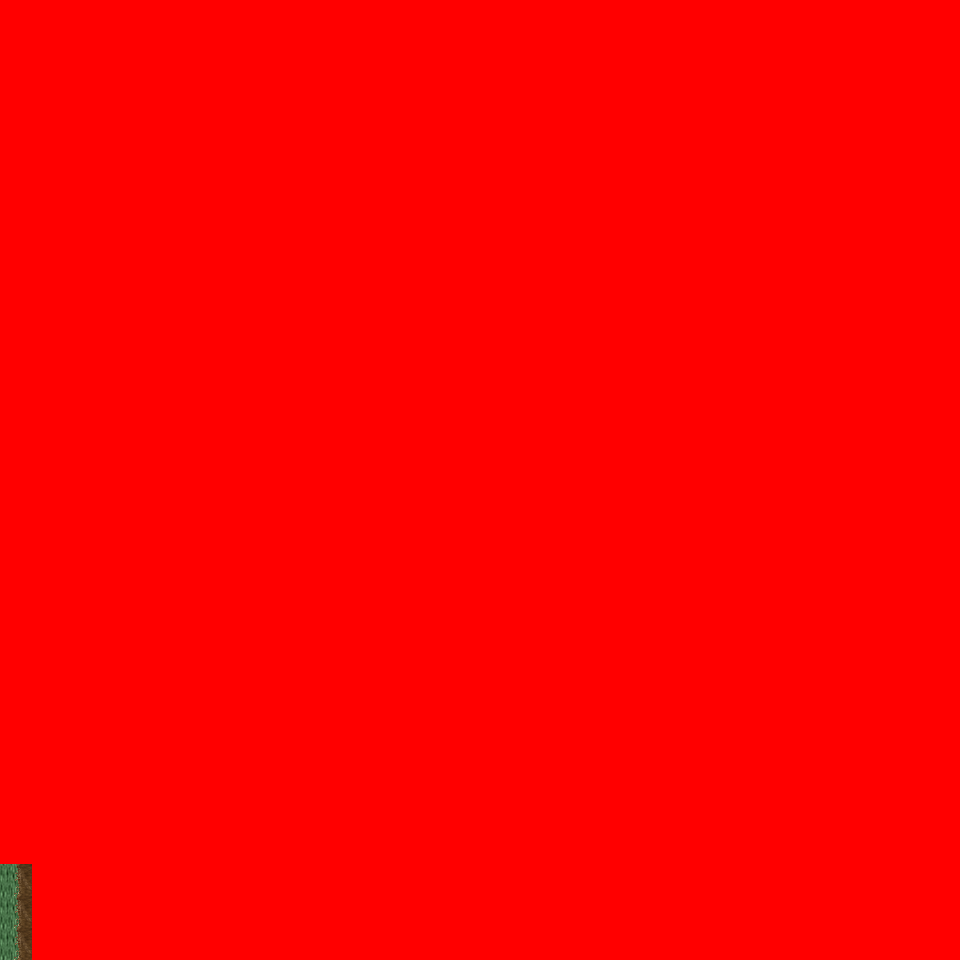

Rendered tile map (Tiled .tmx) drawn with the repository's tilesets; below, a short description and the map source with its tile grids summarised:
An orthogonal 30x30 tile map with 32x32 px tiles, 6 tile layers (Ground, Object, Object2, Above, ...), 8 tilesets and 2 objects (2x mapchange).

<map version="1.0" orientation="orthogonal" renderorder="right-down" width="30" height="30" tilewidth="32" tileheight="32" nextobjectid="3">
  <tileset firstgid="1" name="tileset_logic_collision" tilewidth="32" tileheight="32" tilecount="1" columns="1">
    <image source="../drawable/tileset_logic_collision.png" width="32" height="32" />
  </tileset>
  <tileset firstgid="2" name="tileset_ground_ground" tilewidth="32" tileheight="32" tilecount="33" columns="3">
    <image source="../drawable/tileset_ground_ground.png" width="96" height="352" />
  </tileset>
  <tileset firstgid="35" name="tileset_ground_ridge_earth_pale" tilewidth="32" tileheight="32" tilecount="96" columns="12">
    <image source="../drawable/tileset_ground_ridge_earth_pale.png" width="384" height="256" />
  </tileset>
  <tileset firstgid="131" name="tileset_ground_ridge_earth_dark" tilewidth="32" tileheight="32" tilecount="96" columns="12">
    <image source="../drawable/tileset_ground_ridge_earth_dark.png" width="384" height="256" />
  </tileset>
  <tileset firstgid="227" name="tileset_terrain_desert" tilewidth="32" tileheight="32" tilecount="88" columns="8">
    <image source="../drawable/tileset_terrain_desert.png" width="256" height="352" />
  </tileset>
  <tileset firstgid="315" name="tileset_plant_tree_tree_darkgreen" tilewidth="32" tileheight="32" tilecount="88" columns="8">
    <image source="../drawable/tileset_plant_tree_tree_darkgreen.png" width="256" height="352" />
  </tileset>
  <tileset firstgid="403" name="tileset_ground_sand_2" tilewidth="32" tileheight="32" tilecount="15" columns="5">
    <image source="../drawable/tileset_ground_sand_2.png" width="160" height="96" />
  </tileset>
  <tileset firstgid="418" name="tileset_plant_cactus_2" tilewidth="32" tileheight="32" tilecount="10" columns="5">
    <image source="../drawable/tileset_plant_cactus_2.png" width="160" height="64" />
  </tileset>
  <layer name="Ground" width="30" height="30">
    <data>[900 cells, 900 non-empty, 6 distinct tile ids]</data>
  </layer>
  <layer name="Object" width="30" height="30">
    <data>[900 cells, 254 non-empty, 31 distinct tile ids]</data>
  </layer>
  <layer name="Object2" width="30" height="30">
    <data>[900 cells, 0 non-empty, 0 distinct tile ids]</data>
  </layer>
  <layer name="Above" width="30" height="30">
    <data>[900 cells, 36 non-empty, 12 distinct tile ids]</data>
  </layer>
  <layer name="Above2" width="30" height="30">
    <data>[900 cells, 0 non-empty, 0 distinct tile ids]</data>
  </layer>
  <layer name="Walkable" width="30" height="30">
    <data>[900 cells, 897 non-empty, 1 distinct tile ids]</data>
  </layer>
  <objectgroup name="MapEvents">
    <object id="1" name="south" type="mapchange" x="0" y="928" width="32" height="32">
      <properties>
        <property name="map" value="0_ados_mountain_n2_w2_x3_y4" />
        <property name="place" value="north" />
      </properties>
    </object>
    <object id="2" name="west" type="mapchange" x="0" y="864" width="32" height="96">
      <properties>
        <property name="map" value="0_ados_mountain_n2_w2_x2_y3" />
        <property name="place" value="east" />
      </properties>
    </object>
  </objectgroup>
</map>
